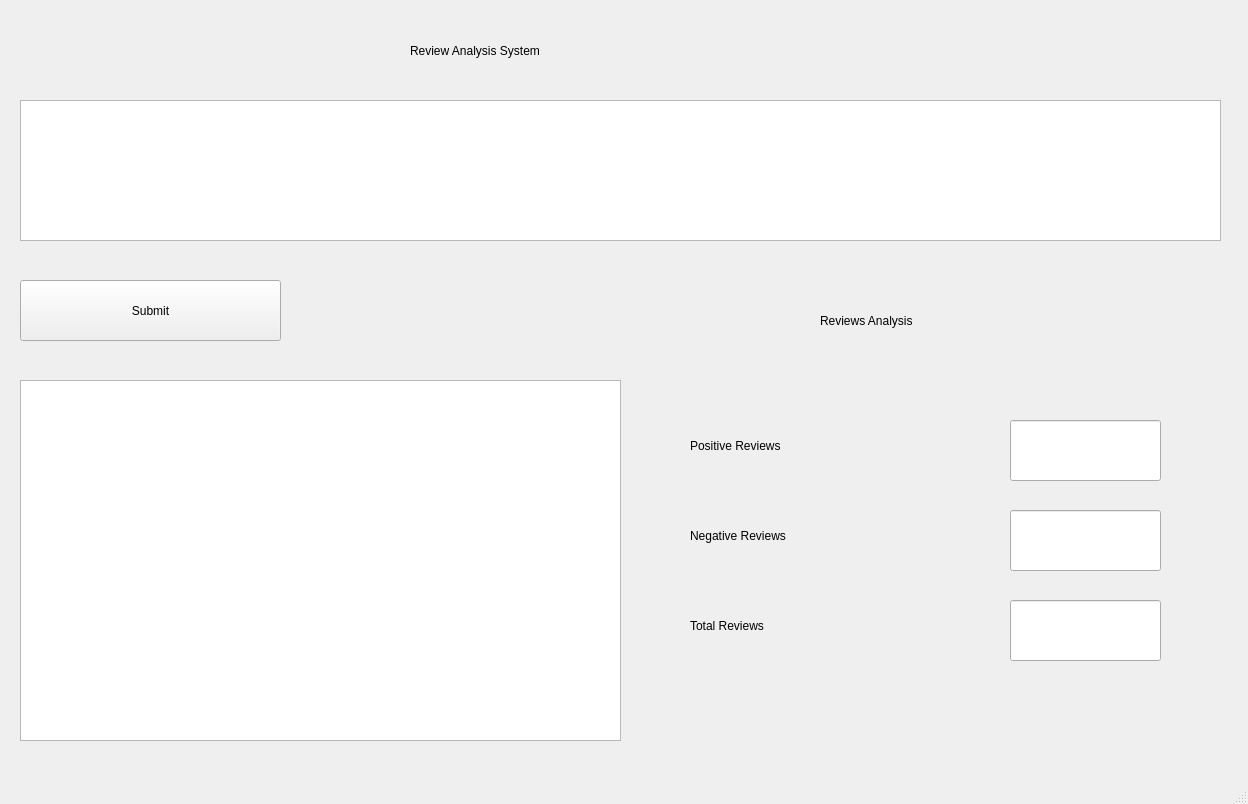
<?xml version="1.0" encoding="UTF-8"?>
<ui version="4.0">
 <class>MainWindow</class>
 <widget class="QMainWindow" name="MainWindow">
  <property name="geometry">
   <rect>
    <x>0</x>
    <y>0</y>
    <width>1248</width>
    <height>804</height>
   </rect>
  </property>
  <property name="windowTitle">
   <string>MainWindow</string>
  </property>
  <widget class="QWidget" name="centralwidget">
   <widget class="QTextEdit" name="textEdit">
    <property name="geometry">
     <rect>
      <x>20</x>
      <y>100</y>
      <width>1201</width>
      <height>141</height>
     </rect>
    </property>
    <property name="styleSheet">
     <string notr="true">font: 16pt &quot;MS Shell Dlg 2&quot;;</string>
    </property>
   </widget>
   <widget class="QPushButton" name="pushButton">
    <property name="geometry">
     <rect>
      <x>20</x>
      <y>280</y>
      <width>261</width>
      <height>61</height>
     </rect>
    </property>
    <property name="styleSheet">
     <string notr="true">font: 18pt &quot;MS Shell Dlg 2&quot;;</string>
    </property>
    <property name="text">
     <string>Submit</string>
    </property>
   </widget>
   <widget class="QLabel" name="label">
    <property name="geometry">
     <rect>
      <x>410</x>
      <y>20</y>
      <width>441</width>
      <height>61</height>
     </rect>
    </property>
    <property name="styleSheet">
     <string notr="true">font: 20pt &quot;MS Shell Dlg 2&quot;;</string>
    </property>
    <property name="text">
     <string>Review Analysis System</string>
    </property>
   </widget>
   <widget class="QListWidget" name="listWidget">
    <property name="geometry">
     <rect>
      <x>20</x>
      <y>380</y>
      <width>601</width>
      <height>361</height>
     </rect>
    </property>
   </widget>
   <widget class="QLabel" name="label_2">
    <property name="geometry">
     <rect>
      <x>820</x>
      <y>290</y>
      <width>281</width>
      <height>61</height>
     </rect>
    </property>
    <property name="styleSheet">
     <string notr="true">font: 18pt &quot;MS Shell Dlg 2&quot;;</string>
    </property>
    <property name="text">
     <string>Reviews Analysis</string>
    </property>
   </widget>
   <widget class="QLabel" name="label_3">
    <property name="geometry">
     <rect>
      <x>690</x>
      <y>430</y>
      <width>301</width>
      <height>31</height>
     </rect>
    </property>
    <property name="styleSheet">
     <string notr="true">font: 16pt &quot;MS Shell Dlg 2&quot;;</string>
    </property>
    <property name="text">
     <string>Positive Reviews</string>
    </property>
   </widget>
   <widget class="QLabel" name="label_4">
    <property name="geometry">
     <rect>
      <x>690</x>
      <y>510</y>
      <width>301</width>
      <height>51</height>
     </rect>
    </property>
    <property name="styleSheet">
     <string notr="true">font: 16pt &quot;MS Shell Dlg 2&quot;;</string>
    </property>
    <property name="text">
     <string>Negative Reviews</string>
    </property>
   </widget>
   <widget class="QLabel" name="label_5">
    <property name="geometry">
     <rect>
      <x>690</x>
      <y>600</y>
      <width>301</width>
      <height>51</height>
     </rect>
    </property>
    <property name="styleSheet">
     <string notr="true">font: 16pt &quot;MS Shell Dlg 2&quot;;</string>
    </property>
    <property name="text">
     <string>Total Reviews</string>
    </property>
   </widget>
   <widget class="QLineEdit" name="lineEdit">
    <property name="geometry">
     <rect>
      <x>1010</x>
      <y>420</y>
      <width>151</width>
      <height>61</height>
     </rect>
    </property>
    <property name="styleSheet">
     <string notr="true">font: 20pt &quot;MS Shell Dlg 2&quot;;</string>
    </property>
    <property name="text">
     <string/>
    </property>
   </widget>
   <widget class="QLineEdit" name="lineEdit_2">
    <property name="geometry">
     <rect>
      <x>1010</x>
      <y>510</y>
      <width>151</width>
      <height>61</height>
     </rect>
    </property>
    <property name="styleSheet">
     <string notr="true">font: 20pt &quot;MS Shell Dlg 2&quot;;</string>
    </property>
    <property name="text">
     <string/>
    </property>
   </widget>
   <widget class="QLineEdit" name="lineEdit_3">
    <property name="geometry">
     <rect>
      <x>1010</x>
      <y>600</y>
      <width>151</width>
      <height>61</height>
     </rect>
    </property>
    <property name="styleSheet">
     <string notr="true">font: 20pt &quot;MS Shell Dlg 2&quot;;</string>
    </property>
    <property name="text">
     <string/>
    </property>
   </widget>
  </widget>
  <widget class="QMenuBar" name="menubar">
   <property name="geometry">
    <rect>
     <x>0</x>
     <y>0</y>
     <width>1248</width>
     <height>31</height>
    </rect>
   </property>
  </widget>
  <widget class="QStatusBar" name="statusbar"/>
 </widget>
 <resources/>
 <connections/>
</ui>
